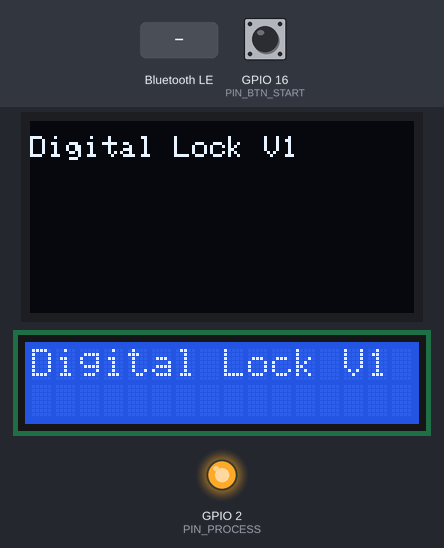
Bench run of a program on a simulated ESP32. Shown: 128×64 one-colour display, 16×2 character LCD, output pins drawn as LEDs (lit = HIGH). The test bench sets the inputs (shaded band); at power-on: GPIO 16 (PIN_BTN_START) HIGH. Nothing arrives over Bluetooth unless stated; a phone connects over Bluetooth LE 3 s after start; what the program prints to the serial monitor is not drawn.

Above: at 1.3 s.
1.4 s: Bluetooth LE write "Hi, ESP32" received
4.4 s: Bluetooth LE write "C0-" received
7.4 s: Bluetooth LE write "1" received
Timing chart, 0 to 10.4 s (numbered marks = the images above; inputs shaded):
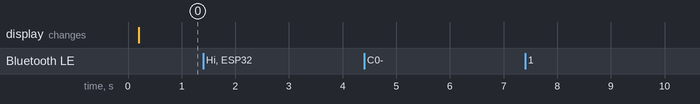

Measured:
- after the input at 1.4 s, every drawn part: stays the same
- after the input at 4.4 s, every drawn part: stays the same
- after the input at 7.4 s, every drawn part: stays the same

The program:

main.cpp
```cpp
//-----------------------------------------------------------------------------
// Project          : RMUTR Digital Lock V1
// VSCode Extension : PlatformIO IDE 1.10.0
// Source           : https://github.com/rmutr/Digital_Lock_V1_Arduino.git
// Board            : Node32s (Gravitech Node32Lite LamLoei)
// Additional URLs  : https://dl.espressif.com/dl/package_esp32_index.json
// LED_BUILTIN      : Pin 2


//-----------------------------------------------------------------------------
#include <Arduino.h>

#include <SPI.h>
#include <Wire.h>
#include <Adafruit_GFX.h>
#include <Adafruit_SSD1306.h>

#include <LiquidCrystal_PCF8574.h>

#include <BLEDevice.h>
#include <BLEServer.h>
#include <BLEUtils.h>
#include <BLE2902.h>

#define PIN_RX_0             3
#define PIN_TX_0             1

#define I2C_SCL             22
#define I2C_SDA             21

#define PIN_PROCESS          2
#define PIN_BTN_START       16
#define PIN_ALARM            2

#define PNP_OFF              0
#define PNP_ON               1
#define NPN_OFF              1
#define NPN_ON               0

char buff_str[200] = {0};
unsigned long t_old = 0;
int tmr_cnt = 0;
int wait_100ms = 0;
int alarm_1sec = 0;
int error = 0;

int state_ix = 0;
int state_ix_mon = 0;

int machine_run = 0;
volatile int machine_stop_start_req = 0;
int machine_req_wait_100ms = 0;

//-----------------------------------------------------------------------------
#define SCREEN_WIDTH       128
#define SCREEN_HEIGHT       64
#define OLED_RESET           4
#define GLCD_LINE_1         20

Adafruit_SSD1306 display(SCREEN_WIDTH, SCREEN_HEIGHT, &Wire, OLED_RESET);

#define GLCD_LINE_0          5
#define GLCD_LINE_1         20
#define GLCD_LINE_2         35
#define GLCD_LINE_3         50

//-----------------------------------------------------------------------------
#define CLCD_ADD_27       0x27
#define CLCD_ADD_3F       0x3F

#define CLCD_LINE_0          0
#define CLCD_LINE_1          1

LiquidCrystal_PCF8574 clcd(CLCD_ADD_27);

//-----------------------------------------------------------------------------
BLEServer *pServer;
BLECharacteristic *pTxCharacteristic;
volatile bool bt_connected = false;
volatile bool bt_connected_old = false;
String bt_pincode_str = "";
std::string bt_rxvalue_str = "";
String bt_rxdata_str = "";
int bt_login = 0;
String msg_connected_str = "";
String msg_pincode_str = "";

// See the following for generating UUIDs:
// https://www.uuidgenerator.net/

#define SERVICE_UUID           "6E400001-B5A3-F393-E0A9-E50E24DCCA9E"
#define CHARACTERISTIC_UUID_RX "6E400002-B5A3-F393-E0A9-E50E24DCCA9E"
#define CHARACTERISTIC_UUID_TX "6E400003-B5A3-F393-E0A9-E50E24DCCA9E"

//-----------------------------------------------------------------------------
void Interrupt_Service_Btn_Start();

void Interrupt_Service_Btn_Start() { machine_stop_start_req = 1; }

class MyServerCallbacks: public BLEServerCallbacks {
  void onConnect(BLEServer* pServer) {
    bt_connected = true;
  };

  void onDisconnect(BLEServer* pServer) {
    bt_connected = false;
  }
};

class MyCallbacks: public BLECharacteristicCallbacks {
  void onWrite(BLECharacteristic *pCharacteristic) {
    bt_rxvalue_str = pCharacteristic->getValue();
    bt_rxdata_str = String(bt_rxvalue_str.c_str());
  }
};


//-----------------------------------------------------------------------------
void setup() {
  pinMode(PIN_PROCESS, OUTPUT);
  pinMode(PIN_BTN_START, INPUT_PULLUP);
  pinMode(PIN_ALARM, OUTPUT);

  digitalWrite(PIN_PROCESS, HIGH);
  digitalWrite(PIN_BTN_START, HIGH);
  digitalWrite(PIN_ALARM, HIGH);

  attachInterrupt(digitalPinToInterrupt(PIN_BTN_START)
    , Interrupt_Service_Btn_Start, FALLING);

  sprintf(buff_str, "Digital Lock V1");

  Serial.begin(115200);
  Serial.println(buff_str);

  display.begin(SSD1306_SWITCHCAPVCC, 0x3C);
  display.setTextSize(1);
  display.setTextColor(WHITE);

  display.clearDisplay();
  display.setCursor(0, GLCD_LINE_0);
  display.println(F(buff_str));
  display.display();

  clcd.begin(16, 2);
  clcd.init();
  clcd.setBacklight(255);
  clcd.setCursor(0, CLCD_LINE_0);
  clcd.print(buff_str);

//-----------------------------------------------------------------------------
  BLEDevice::init(buff_str);

  pServer = BLEDevice::createServer();
  pServer->setCallbacks(new MyServerCallbacks());

  BLEService *pService = pServer->createService(SERVICE_UUID);

  pTxCharacteristic = pService->createCharacteristic(
                        CHARACTERISTIC_UUID_TX,
                        BLECharacteristic::PROPERTY_NOTIFY
                      );

  pTxCharacteristic->addDescriptor(new BLE2902());

  BLECharacteristic *pRxCharacteristic = pService->createCharacteristic(
                       CHARACTERISTIC_UUID_RX,
                       BLECharacteristic::PROPERTY_WRITE
                     );

  pRxCharacteristic->setCallbacks(new MyCallbacks());

  pService->start();

  pServer->getAdvertising()->start();
  Serial.println("Waiting a client connection to notify...");

//-----------------------------------------------------------------------------
  t_old = 0;
  tmr_cnt = 0;
  wait_100ms = 0;
  alarm_1sec = 0;
  error = 0;
  state_ix = 0;
  state_ix_mon = 0;
  machine_run = 0;
  machine_stop_start_req = 0;

  bt_connected = false;
  bt_connected_old = false;
  bt_pincode_str = "1234";
  bt_rxvalue_str = "";
  bt_login = 0;
  msg_connected_str = "";
  msg_pincode_str = "";
}

void loop() {
//-----------------------------------------------------------------------------
  if (bt_connected_old != bt_connected) {
    bt_connected_old = bt_connected;
    if (bt_connected == false) {
      msg_connected_str = "-> Bluetooth disconnected";
      state_ix = 0;
    } else {
      msg_connected_str = "-> Bluetooth connected";
    }
  }

//-----------------------------------------------------------------------------
  if (machine_stop_start_req == 1) {
    machine_stop_start_req = 0;
     if (machine_req_wait_100ms == 0) {
       machine_req_wait_100ms = 50;
       machine_run = !machine_run;
     }
  }

//-----------------------------------------------------------------------------
  state_ix_mon = state_ix;

  switch (state_ix) {
    default:
    case 0:
      bt_login = 0;
      state_ix++;
      break;

    case 1:
      wait_100ms = 5; //<- Give the bluetooth stack the chance to get things ready
      state_ix++;
      break;

    case 2:
      if (wait_100ms == 0) { state_ix++; }
      break;

    case 3:
      pServer->startAdvertising(); //<- Restart advertising
      state_ix++;
      break;

    case 4:
      if (bt_connected == true) { state_ix++; }
      break;

    case 5:
      if (bt_rxdata_str.length() > 0) {
        int bmsg_ok = 0;

        if (bt_rxdata_str.length() >= 7) {
          String bcmd_str = bt_rxdata_str.substring(0, 3);
          String bpin_str = bt_rxdata_str.substring(3, 7);
          int bcmd_len = bt_rxdata_str.length();

          if (bt_rxdata_str == "Hi, ESP32") {
            bmsg_ok = 1;
            msg_pincode_str = "-> Hi, Flutter";
          }

          if ((bcmd_str == "C0-") && (bcmd_len == 7) && (bpin_str == bt_pincode_str)) {
            bmsg_ok = 1;
            msg_pincode_str = "-> Command : Machine Stop";
            bt_login = 1;
            machine_run = 0;
          }

          if ((bcmd_str == "C1-") && (bcmd_len == 7) && (bpin_str == bt_pincode_str)) {
            bmsg_ok = 1;
            msg_pincode_str = "-> Command : Machine Start";
            bt_login = 1;
            machine_run = 1;
          }

          if ((bcmd_str == "C2-") && (bcmd_len == 7) && (bpin_str == bt_pincode_str)) {
            bmsg_ok = 1;
            msg_pincode_str = "-> Command : Login";
            bt_login = 1;
          }

          if ((bcmd_str == "C3-") && (bcmd_len == 12) && (bpin_str == bt_pincode_str)) {
            bmsg_ok = 1;
            String bpin_new_str = bt_rxdata_str.substring(8, 12);
            bt_pincode_str = bpin_new_str;
            msg_pincode_str = "-> Command : Change Pincode to " + bpin_new_str;
            bt_login = 1;
          }

          if ((bcmd_str == "C4-") && (bcmd_len == 12) && (bpin_str == bt_pincode_str)) {
            bmsg_ok = 1;
            String balarm_str = bt_rxdata_str.substring(8, 12);
            alarm_1sec = balarm_str.toInt();
            if (alarm_1sec < 0) { alarm_1sec = 0; }
            if (alarm_1sec > 9999) { alarm_1sec = 9999; }
            balarm_str = String(alarm_1sec);
            msg_pincode_str = "-> Command : Machine Alarm " + balarm_str + " Sec.";
            bt_login = 1;
          }

          if ((bcmd_str == "C5-") && (bcmd_len == 7) && (bpin_str == bt_pincode_str)) {
            bmsg_ok = 1;
            msg_pincode_str = "-> Command : Test interrupt stop start switch";
            bt_login = 1;
            machine_stop_start_req = 1;
          }
        }

        if (bmsg_ok == 0) {
          msg_pincode_str = "-> Invalid message!!!";
        }

        bt_rxdata_str = "";
      }
      break;

  }

//-----------------------------------------------------------------------------
  if (machine_run == 0) {

  } else {

  }

  if (alarm_1sec == 0) {
    digitalWrite(PIN_ALARM, HIGH);
  } else {
    digitalWrite(PIN_ALARM, LOW);
  }

//-----------------------------------------------------------------------------
  if (tmr_cnt == 0) {
    bool bbusy = false;

    sprintf(buff_str, " St-%02d Sw-%02d Cnt-%d Li-%d Mc-%d A-%04d | "
      , state_ix_mon, machine_req_wait_100ms, bt_connected, bt_login, machine_run, alarm_1sec);

    if ((bt_connected == true) && (bt_login == 1)) {
      char btxdata_str[200] = {0};
      sprintf(btxdata_str, "Mc-%d A-%04d", machine_run, alarm_1sec);
      pTxCharacteristic->setValue(btxdata_str);
      pTxCharacteristic->notify();
    }

    Serial.print(buff_str);

    if ((bbusy == false) && (bt_rxvalue_str.length() > 0)) {
      bbusy = true;
      Serial.print("<- ");
      for (int i = 0; i < bt_rxvalue_str.length(); i++) {
        Serial.print(bt_rxvalue_str[i]);
      }
      bt_rxvalue_str = "";
    }

    if ((bbusy == false) && (msg_connected_str.length() > 0)) {
      bbusy = true;
      Serial.print(msg_connected_str);
      msg_connected_str = "";
    }

    if ((bbusy == false) && (msg_pincode_str.length() > 0)) {
      bbusy = true;
      Serial.print(msg_pincode_str);
      msg_pincode_str = "";
    }

    Serial.println();
  }

//-----------------------------------------------------------------------------
  while ((micros() - t_old) < 100000L); t_old = micros();
  tmr_cnt++; if (tmr_cnt >= 10) { tmr_cnt = 0; }

  if (wait_100ms > 0) { wait_100ms--; }

  if (tmr_cnt == 0) {
    if (alarm_1sec > 0) { alarm_1sec--; }
  }

  if (machine_req_wait_100ms > 0) { machine_req_wait_100ms--; }
}
```
